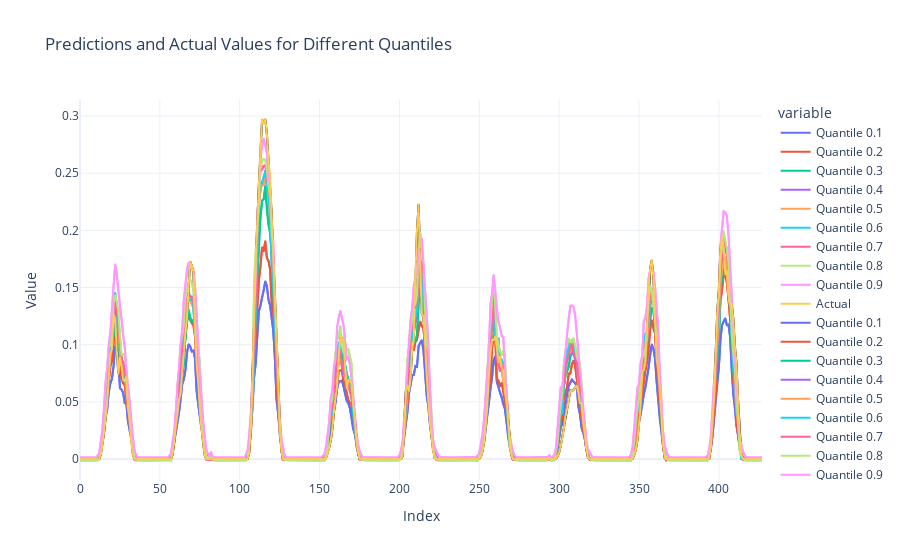

Here is the notebook cell this chart was saved with:
### Code cell
import pickle
import plotly.express as px
import pandas as pd

# Pfad zu den Modellen
path = "D:/Users/paulh/Desktop/Domäneprojekt2/Energy_production_price_prediction/Generation_forecast/Solar_forecast/models/lgbr_model/models/i5_models/lgbr_q"
quantiles = [1, 2, 3, 4, 5, 6, 7, 8, 9]
predictions_dict = {}

# Berechnung der Vorhersagen für jedes Quantil
for i in quantiles:
    model_light = pickle.load(open(path + str(i) + ".pkl", 'rb'))
    predictions = model_light.predict(X_solar)
    predictions_dict[f'Quantile {i/10}'] = predictions

# Erstellen eines DataFrames für Plotly
df = pd.DataFrame(predictions_dict)
df['Actual'] = Y_solar.values

# Plotten der Vorhersagen und der tatsächlichen Werte mit Plotly
fig = px.line(df, title='Predictions and Actual Values for Different Quantiles')
for quantile in predictions_dict.keys():
    fig.add_scatter(x=df.index, y=df[quantile], mode='lines', name=quantile)
fig.add_scatter(x=df.index, y=df['Actual'], mode='lines', name='Actual', line=dict(color='black', width=2))
fig.update_layout(
    xaxis_title='Index',
    yaxis_title='Value',
    template='plotly_white'
)
fig.show()

### Figure 1 — Plotly figure (JSON) as saved in the notebook; plotly's stock layout.template omitted (floating-point values rounded to 4 significant figures; data arrays with more than 128 entries replaced by an {"elided": "..."} marker saying what was removed)
{"data": [{"hovertemplate": "variable=Quantile 0.1<br>index=%{x}<br>value=%{y}<extra></extra>", "legendgroup": "Quantile 0.1", "line": {"color": "#636efa", "dash": "solid"}, "marker": {"symbol": "circle"}, "mode": "lines", "name": "Quantile 0.1", "showlegend": true, "type": "scattergl", "x": {"elided": "428 int values"}, "xaxis": "x", "y": {"elided": "428 float values"}, "yaxis": "y"}, {"hovertemplate": "variable=Quantile 0.2<br>index=%{x}<br>value=%{y}<extra></extra>", "legendgroup": "Quantile 0.2", "line": {"color": "#EF553B", "dash": "solid"}, "marker": {"symbol": "circle"}, "mode": "lines", "name": "Quantile 0.2", "showlegend": true, "type": "scattergl", "x": {"elided": "428 int values"}, "xaxis": "x", "y": {"elided": "428 float values"}, "yaxis": "y"}, {"hovertemplate": "variable=Quantile 0.3<br>index=%{x}<br>value=%{y}<extra></extra>", "legendgroup": "Quantile 0.3", "line": {"color": "#00cc96", "dash": "solid"}, "marker": {"symbol": "circle"}, "mode": "lines", "name": "Quantile 0.3", "showlegend": true, "type": "scattergl", "x": {"elided": "428 int values"}, "xaxis": "x", "y": {"elided": "428 float values"}, "yaxis": "y"}, {"hovertemplate": "variable=Quantile 0.4<br>index=%{x}<br>value=%{y}<extra></extra>", "legendgroup": "Quantile 0.4", "line": {"color": "#ab63fa", "dash": "solid"}, "marker": {"symbol": "circle"}, "mode": "lines", "name": "Quantile 0.4", "showlegend": true, "type": "scattergl", "x": {"elided": "428 int values"}, "xaxis": "x", "y": {"elided": "428 float values"}, "yaxis": "y"}, {"hovertemplate": "variable=Quantile 0.5<br>index=%{x}<br>value=%{y}<extra></extra>", "legendgroup": "Quantile 0.5", "line": {"color": "#FFA15A", "dash": "solid"}, "marker": {"symbol": "circle"}, "mode": "lines", "name": "Quantile 0.5", "showlegend": true, "type": "scattergl", "x": {"elided": "428 int values"}, "xaxis": "x", "y": {"elided": "428 float values"}, "yaxis": "y"}, {"hovertemplate": "variable=Quantile 0.6<br>index=%{x}<br>value=%{y}<extra></extra>", "legendgroup": "Quantile 0.6", "line": {"color": "#19d3f3", "dash": "solid"}, "marker": {"symbol": "circle"}, "mode": "lines", "name": "Quantile 0.6", "showlegend": true, "type": "scattergl", "x": {"elided": "428 int values"}, "xaxis": "x", "y": {"elided": "428 float values"}, "yaxis": "y"}, {"hovertemplate": "variable=Quantile 0.7<br>index=%{x}<br>value=%{y}<extra></extra>", "legendgroup": "Quantile 0.7", "line": {"color": "#FF6692", "dash": "solid"}, "marker": {"symbol": "circle"}, "mode": "lines", "name": "Quantile 0.7", "showlegend": true, "type": "scattergl", "x": {"elided": "428 int values"}, "xaxis": "x", "y": {"elided": "428 float values"}, "yaxis": "y"}, {"hovertemplate": "variable=Quantile 0.8<br>index=%{x}<br>value=%{y}<extra></extra>", "legendgroup": "Quantile 0.8", "line": {"color": "#B6E880", "dash": "solid"}, "marker": {"symbol": "circle"}, "mode": "lines", "name": "Quantile 0.8", "showlegend": true, "type": "scattergl", "x": {"elided": "428 int values"}, "xaxis": "x", "y": {"elided": "428 float values"}, "yaxis": "y"}, {"hovertemplate": "variable=Quantile 0.9<br>index=%{x}<br>value=%{y}<extra></extra>", "legendgroup": "Quantile 0.9", "line": {"color": "#FF97FF", "dash": "solid"}, "marker": {"symbol": "circle"}, "mode": "lines", "name": "Quantile 0.9", "showlegend": true, "type": "scattergl", "x": {"elided": "428 int values"}, "xaxis": "x", "y": {"elided": "428 float values"}, "yaxis": "y"}, {"hovertemplate": "variable=Actual<br>index=%{x}<br>value=%{y}<extra></extra>", "legendgroup": "Actual", "line": {"color": "#FECB52", "dash": "solid"}, "marker": {"symbol": "circle"}, "mode": "lines", "name": "Actual", "showlegend": true, "type": "scattergl", "x": {"elided": "428 int values"}, "xaxis": "x", "y": {"elided": "428 float values"}, "yaxis": "y"}, {"mode": "lines", "name": "Quantile 0.1", "type": "scatter", "x": {"elided": "428 int values"}, "y": {"elided": "428 float values"}}, {"mode": "lines", "name": "Quantile 0.2", "type": "scatter", "x": {"elided": "428 int values"}, "y": {"elided": "428 float values"}}, {"mode": "lines", "name": "Quantile 0.3", "type": "scatter", "x": {"elided": "428 int values"}, "y": {"elided": "428 float values"}}, {"mode": "lines", "name": "Quantile 0.4", "type": "scatter", "x": {"elided": "428 int values"}, "y": {"elided": "428 float values"}}, {"mode": "lines", "name": "Quantile 0.5", "type": "scatter", "x": {"elided": "428 int values"}, "y": {"elided": "428 float values"}}, {"mode": "lines", "name": "Quantile 0.6", "type": "scatter", "x": {"elided": "428 int values"}, "y": {"elided": "428 float values"}}, {"mode": "lines", "name": "Quantile 0.7", "type": "scatter", "x": {"elided": "428 int values"}, "y": {"elided": "428 float values"}}, {"mode": "lines", "name": "Quantile 0.8", "type": "scatter", "x": {"elided": "428 int values"}, "y": {"elided": "428 float values"}}, {"mode": "lines", "name": "Quantile 0.9", "type": "scatter", "x": {"elided": "428 int values"}, "y": {"elided": "428 float values"}}, {"line": {"color": "black", "width": 2}, "mode": "lines", "name": "Actual", "type": "scatter", "x": {"elided": "428 int values"}, "y": {"elided": "428 float values"}}], "layout": {"legend": {"title": {"text": "variable"}, "tracegroupgap": 0}, "title": {"text": "Predictions and Actual Values for Different Quantiles"}, "xaxis": {"anchor": "y", "domain": [0, 1], "title": {"text": "Index"}}, "yaxis": {"anchor": "x", "domain": [0, 1], "title": {"text": "Value"}}}}
